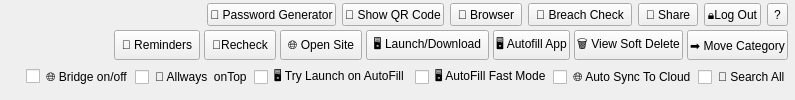
         <widget class="QWidget" name="widget_6" native="true">
          <property name="sizePolicy">
           <sizepolicy hsizetype="Preferred" vsizetype="Preferred">
            <horstretch>0</horstretch>
            <verstretch>0</verstretch>
           </sizepolicy>
          </property>
          <layout class="QHBoxLayout" name="horizontalLayout_3">
           <property name="spacing">
            <number>5</number>
           </property>
           <property name="leftMargin">
            <number>9</number>
           </property>
           <property name="topMargin">
            <number>1</number>
           </property>
           <property name="rightMargin">
            <number>4</number>
           </property>
           <property name="bottomMargin">
            <number>1</number>
           </property>
           <item>
            <widget class="QLabel" name="profilePicLabel1">
             <property name="sizePolicy">
              <sizepolicy hsizetype="Fixed" vsizetype="Fixed">
               <horstretch>0</horstretch>
               <verstretch>0</verstretch>
              </sizepolicy>
             </property>
             <property name="maximumSize">
              <size>
               <width>80</width>
               <height>80</height>
              </size>
             </property>
             <property name="styleSheet">
              <string notr="true">border: none;
border-radius: 40px;</string>
             </property>
             <property name="text">
              <string/>
             </property>
            </widget>
           </item>
           <item alignment="Qt::AlignRight|Qt::AlignTop">
            <widget class="QWidget" name="widget_4" native="true">
             <property name="sizePolicy">
              <sizepolicy hsizetype="Preferred" vsizetype="Preferred">
               <horstretch>0</horstretch>
               <verstretch>0</verstretch>
              </sizepolicy>
             </property>
             <property name="acceptDrops">
              <bool>false</bool>
             </property>
             <layout class="QVBoxLayout" name="verticalLayout_3">
              <property name="spacing">
               <number>2</number>
              </property>
              <property name="leftMargin">
               <number>1</number>
              </property>
              <property name="topMargin">
               <number>1</number>
              </property>
              <property name="rightMargin">
               <number>1</number>
              </property>
              <property name="bottomMargin">
               <number>1</number>
              </property>
              <item alignment="Qt::AlignRight">
               <widget class="QWidget" name="widget_11" native="true">
                <property name="sizePolicy">
                 <sizepolicy hsizetype="Preferred" vsizetype="Preferred">
                  <horstretch>0</horstretch>
                  <verstretch>0</verstretch>
                 </sizepolicy>
                </property>
                <layout class="QHBoxLayout" name="horizontalLayout_10">
                 <property name="leftMargin">
                  <number>2</number>
                 </property>
                 <property name="topMargin">
                  <number>1</number>
                 </property>
                 <property name="rightMargin">
                  <number>2</number>
                 </property>
                 <property name="bottomMargin">
                  <number>1</number>
                 </property>
                 <item>
                  <widget class="QPushButton" name="password_generator">
                   <property name="sizePolicy">
                    <sizepolicy hsizetype="Minimum" vsizetype="Minimum">
                     <horstretch>0</horstretch>
                     <verstretch>0</verstretch>
                    </sizepolicy>
                   </property>
                   <property name="minimumSize">
                    <size>
                     <width>0</width>
                     <height>20</height>
                    </size>
                   </property>
                   <property name="styleSheet">
                    <string notr="true">padding:2;</string>
                   </property>
                   <property name="text">
                    <string>🔐 Password Generator</string>
                   </property>
                  </widget>
                 </item>
                 <item>
                  <widget class="QPushButton" name="qrshow_">
                   <property name="sizePolicy">
                    <sizepolicy hsizetype="Preferred" vsizetype="Preferred">
                     <horstretch>0</horstretch>
                     <verstretch>0</verstretch>
                    </sizepolicy>
                   </property>
                   <property name="minimumSize">
                    <size>
                     <width>0</width>
                     <height>20</height>
                    </size>
                   </property>
                   <property name="toolTip">
                    <string>This Uses https://haveibeenpwned.com/ to check your email </string>
                   </property>
                   <property name="styleSheet">
                    <string notr="true">padding:2;</string>
                   </property>
                   <property name="text">
                    <string>🔳 Show QR Code</string>
                   </property>
                  </widget>
                 </item>
                 <item>
                  <widget class="QToolButton" name="bowser_btn">
                   <property name="sizePolicy">
                    <sizepolicy hsizetype="Preferred" vsizetype="Preferred">
                     <horstretch>0</horstretch>
                     <verstretch>0</verstretch>
                    </sizepolicy>
                   </property>
                   <property name="minimumSize">
                    <size>
                     <width>0</width>
                     <height>20</height>
                    </size>
                   </property>
                   <property name="acceptDrops">
                    <bool>false</bool>
                   </property>
                   <property name="styleSheet">
                    <string notr="true">padding:2;</string>
                   </property>
                   <property name="inputMethodHints">
                    <set>Qt::ImhNone</set>
                   </property>
                   <property name="text">
                    <string>🔗 Browser</string>
                   </property>
                   <property name="popupMode">
                    <enum>QToolButton::DelayedPopup</enum>
                   </property>
                   <property name="toolButtonStyle">
                    <enum>Qt::ToolButtonIconOnly</enum>
                   </property>
                   <property name="autoRaise">
                    <bool>false</bool>
                   </property>
                   <property name="arrowType">
                    <enum>Qt::NoArrow</enum>
                   </property>
                  </widget>
                 </item>
                 <item>
                  <widget class="QToolButton" name="breach_check_">
                   <property name="sizePolicy">
                    <sizepolicy hsizetype="Preferred" vsizetype="Preferred">
                     <horstretch>0</horstretch>
                     <verstretch>0</verstretch>
                    </sizepolicy>
                   </property>
                   <property name="minimumSize">
                    <size>
                     <width>0</width>
                     <height>20</height>
                    </size>
                   </property>
                   <property name="acceptDrops">
                    <bool>false</bool>
                   </property>
                   <property name="styleSheet">
                    <string notr="true">padding:2;</string>
                   </property>
                   <property name="inputMethodHints">
                    <set>Qt::ImhNone</set>
                   </property>
                   <property name="text">
                    <string>🔐 Breach Check</string>
                   </property>
                   <property name="popupMode">
                    <enum>QToolButton::DelayedPopup</enum>
                   </property>
                   <property name="toolButtonStyle">
                    <enum>Qt::ToolButtonIconOnly</enum>
                   </property>
                   <property name="autoRaise">
                    <bool>false</bool>
                   </property>
                   <property name="arrowType">
                    <enum>Qt::NoArrow</enum>
                   </property>
                  </widget>
                 </item>
                 <item alignment="Qt::AlignRight">
                  <widget class="QToolButton" name="share_">
                   <property name="sizePolicy">
                    <sizepolicy hsizetype="Preferred" vsizetype="Preferred">
                     <horstretch>0</horstretch>
                     <verstretch>0</verstretch>
                    </sizepolicy>
                   </property>
                   <property name="minimumSize">
                    <size>
                     <width>0</width>
                     <height>20</height>
                    </size>
                   </property>
                   <property name="acceptDrops">
                    <bool>false</bool>
                   </property>
                   <property name="styleSheet">
                    <string notr="true">padding:2;</string>
                   </property>
                   <property name="inputMethodHints">
                    <set>Qt::ImhNone</set>
                   </property>
                   <property name="text">
                    <string>📌 Share</string>
                   </property>
                   <property name="popupMode">
                    <enum>QToolButton::DelayedPopup</enum>
                   </property>
                   <property name="toolButtonStyle">
                    <enum>Qt::ToolButtonIconOnly</enum>
                   </property>
                   <property name="autoRaise">
                    <bool>false</bool>
                   </property>
                   <property name="arrowType">
                    <enum>Qt::NoArrow</enum>
                   </property>
                  </widget>
                 </item>
                 <item alignment="Qt::AlignRight">
                  <widget class="QPushButton" name="logoutButton">
                   <property name="sizePolicy">
                    <sizepolicy hsizetype="Minimum" vsizetype="Minimum">
                     <horstretch>0</horstretch>
                     <verstretch>0</verstretch>
                    </sizepolicy>
                   </property>
                   <property name="minimumSize">
                    <size>
                     <width>0</width>
                     <height>20</height>
                    </size>
                   </property>
                   <property name="styleSheet">
                    <string notr="true">padding:2;</string>
                   </property>
                   <property name="text">
                    <string>🔒Log Out</string>
                   </property>
                  </widget>
                 </item>
                 <item>
                  <widget class="QToolButton" name="bowser_btn_2">
                   <property name="sizePolicy">
                    <sizepolicy hsizetype="Preferred" vsizetype="Preferred">
                     <horstretch>0</horstretch>
                     <verstretch>0</verstretch>
                    </sizepolicy>
                   </property>
                   <property name="acceptDrops">
                    <bool>false</bool>
                   </property>
                   <property name="toolTip">
                    <string>Show a quick tour for this page</string>
                   </property>
                   <property name="inputMethodHints">
                    <set>Qt::ImhNone</set>
                   </property>
                   <property name="text">
                    <string>?</string>
                   </property>
                   <property name="popupMode">
                    <enum>QToolButton::DelayedPopup</enum>
                   </property>
                   <property name="toolButtonStyle">
                    <enum>Qt::ToolButtonIconOnly</enum>
                   </property>
                   <property name="autoRaise">
                    <bool>false</bool>
                   </property>
                   <property name="arrowType">
                    <enum>Qt::NoArrow</enum>
                   </property>
                  </widget>
                 </item>
                </layout>
               </widget>
              </item>
              <item alignment="Qt::AlignRight">
               <widget class="QWidget" name="widget_21" native="true">
                <property name="sizePolicy">
                 <sizepolicy hsizetype="Preferred" vsizetype="Preferred">
                  <horstretch>0</horstretch>
                  <verstretch>0</verstretch>
                 </sizepolicy>
                </property>
                <layout class="QHBoxLayout" name="horizontalLayout_20">
                 <property name="spacing">
                  <number>4</number>
                 </property>
                 <property name="leftMargin">
                  <number>2</number>
                 </property>
                 <property name="topMargin">
                  <number>1</number>
                 </property>
                 <property name="rightMargin">
                  <number>2</number>
                 </property>
                 <property name="bottomMargin">
                  <number>1</number>
                 </property>
                 <item>
                  <widget class="QLabel" name="vault_connected_">
                   <property name="text">
                    <string/>
                   </property>
                  </widget>
                 </item>
                 <item>
                  <widget class="QToolButton" name="reminder_btn">
                   <property name="sizePolicy">
                    <sizepolicy hsizetype="Preferred" vsizetype="Preferred">
                     <horstretch>0</horstretch>
                     <verstretch>0</verstretch>
                    </sizepolicy>
                   </property>
                   <property name="minimumSize">
                    <size>
                     <width>0</width>
                     <height>20</height>
                    </size>
                   </property>
                   <property name="acceptDrops">
                    <bool>false</bool>
                   </property>
                   <property name="styleSheet">
                    <string notr="true">padding:2;</string>
                   </property>
                   <property name="inputMethodHints">
                    <set>Qt::ImhNone</set>
                   </property>
                   <property name="text">
                    <string>🔔 Reminders</string>
                   </property>
                   <property name="popupMode">
                    <enum>QToolButton::DelayedPopup</enum>
                   </property>
                   <property name="toolButtonStyle">
                    <enum>Qt::ToolButtonIconOnly</enum>
                   </property>
                   <property name="autoRaise">
                    <bool>false</bool>
                   </property>
                   <property name="arrowType">
                    <enum>Qt::NoArrow</enum>
                   </property>
                  </widget>
                 </item>
                 <item>
                  <widget class="QToolButton" name="recheck_btn">
                   <property name="sizePolicy">
                    <sizepolicy hsizetype="Preferred" vsizetype="Preferred">
                     <horstretch>0</horstretch>
                     <verstretch>0</verstretch>
                    </sizepolicy>
                   </property>
                   <property name="minimumSize">
                    <size>
                     <width>0</width>
                     <height>20</height>
                    </size>
                   </property>
                   <property name="acceptDrops">
                    <bool>false</bool>
                   </property>
                   <property name="toolTip">
                    <string>Recheck Reminders and Watchtower</string>
                   </property>
                   <property name="styleSheet">
                    <string notr="true">padding:2;</string>
                   </property>
                   <property name="inputMethodHints">
                    <set>Qt::ImhNone</set>
                   </property>
                   <property name="text">
                    <string>🔔Recheck</string>
                   </property>
                   <property name="popupMode">
                    <enum>QToolButton::DelayedPopup</enum>
                   </property>
                   <property name="toolButtonStyle">
                    <enum>Qt::ToolButtonIconOnly</enum>
                   </property>
                   <property name="autoRaise">
                    <bool>false</bool>
                   </property>
                   <property name="arrowType">
                    <enum>Qt::NoArrow</enum>
                   </property>
                  </widget>
                 </item>
                 <item>
                  <widget class="QToolButton" name="openSite">
                   <property name="sizePolicy">
                    <sizepolicy hsizetype="Preferred" vsizetype="Preferred">
                     <horstretch>0</horstretch>
                     <verstretch>0</verstretch>
                    </sizepolicy>
                   </property>
                   <property name="minimumSize">
                    <size>
                     <width>0</width>
                     <height>20</height>
                    </size>
                   </property>
                   <property name="acceptDrops">
                    <bool>false</bool>
                   </property>
                   <property name="styleSheet">
                    <string notr="true">padding:2;</string>
                   </property>
                   <property name="inputMethodHints">
                    <set>Qt::ImhNone</set>
                   </property>
                   <property name="text">
                    <string>🌐 Open Site</string>
                   </property>
                   <property name="popupMode">
                    <enum>QToolButton::DelayedPopup</enum>
                   </property>
                   <property name="toolButtonStyle">
                    <enum>Qt::ToolButtonIconOnly</enum>
                   </property>
                   <property name="autoRaise">
                    <bool>false</bool>
                   </property>
                   <property name="arrowType">
                    <enum>Qt::NoArrow</enum>
                   </property>
                  </widget>
                 </item>
                 <item>
                  <widget class="QToolButton" name="launch_download">
                   <property name="sizePolicy">
                    <sizepolicy hsizetype="Preferred" vsizetype="Preferred">
                     <horstretch>0</horstretch>
                     <verstretch>0</verstretch>
                    </sizepolicy>
                   </property>
                   <property name="minimumSize">
                    <size>
                     <width>0</width>
                     <height>20</height>
                    </size>
                   </property>
                   <property name="acceptDrops">
                    <bool>false</bool>
                   </property>
                   <property name="styleSheet">
                    <string notr="true">padding:2;</string>
                   </property>
                   <property name="inputMethodHints">
                    <set>Qt::ImhNone</set>
                   </property>
                   <property name="text">
                    <string>🖥️ Launch/Download</string>
                   </property>
                   <property name="popupMode">
                    <enum>QToolButton::DelayedPopup</enum>
                   </property>
                   <property name="toolButtonStyle">
                    <enum>Qt::ToolButtonIconOnly</enum>
                   </property>
                   <property name="autoRaise">
                    <bool>false</bool>
                   </property>
                   <property name="arrowType">
                    <enum>Qt::NoArrow</enum>
                   </property>
                  </widget>
                 </item>
                 <item>
                  <widget class="QPushButton" name="autofill_app">
                   <property name="sizePolicy">
                    <sizepolicy hsizetype="Preferred" vsizetype="Preferred">
                     <horstretch>0</horstretch>
                     <verstretch>0</verstretch>
                    </sizepolicy>
                   </property>
                   <property name="minimumSize">
                    <size>
                     <width>0</width>
                     <height>20</height>
                    </size>
                   </property>
                   <property name="toolTip">
                    <string>    🪄 Auto-Fill App\n
    • Attempts to fill the selected desktop app’s login fields automatically.\n
    • Works with most Windows apps and launchers.\n
    ⚠️ Important:\n
    Keyquorum Vault must run with the same permission level as the target app.\n
    If the target runs as Administrator, run Keyquorum as Administrator too.</string>
                   </property>
                   <property name="styleSheet">
                    <string notr="true">padding:2;</string>
                   </property>
                   <property name="text">
                    <string>🖥️ Autofill App</string>
                   </property>
                  </widget>
                 </item>
                 <item>
                  <widget class="QPushButton" name="softdelete_">
                   <property name="sizePolicy">
                    <sizepolicy hsizetype="Preferred" vsizetype="Preferred">
                     <horstretch>0</horstretch>
                     <verstretch>0</verstretch>
                    </sizepolicy>
                   </property>
                   <property name="minimumSize">
                    <size>
                     <width>0</width>
                     <height>20</height>
                    </size>
                   </property>
                   <property name="styleSheet">
                    <string notr="true">padding:2;</string>
                   </property>
                   <property name="text">
                    <string>🗑 View Soft Delete</string>
                   </property>
                  </widget>
                 </item>
                 <item>
                  <widget class="QPushButton" name="move_category_">
                   <property name="sizePolicy">
                    <sizepolicy hsizetype="Preferred" vsizetype="Preferred">
                     <horstretch>0</horstretch>
                     <verstretch>0</verstretch>
                    </sizepolicy>
                   </property>
                   <property name="minimumSize">
                    <size>
                     <width>0</width>
                     <height>20</height>
                    </size>
                   </property>
                   <property name="toolTip">
                    <string>This Uses https://haveibeenpwned.com/ to check your email </string>
                   </property>
                   <property name="styleSheet">
                    <string notr="true">padding:2;</string>
                   </property>
                   <property name="text">
                    <string>➡ Move Category</string>
                   </property>
                  </widget>
                 </item>
                </layout>
               </widget>
              </item>
              <item>
               <widget class="QWidget" name="widget_46" native="true">
                <layout class="QHBoxLayout" name="horizontalLayout_39">
                 <property name="spacing">
                  <number>2</number>
                 </property>
                 <property name="leftMargin">
                  <number>2</number>
                 </property>
                 <property name="topMargin">
                  <number>1</number>
                 </property>
                 <property name="rightMargin">
                  <number>2</number>
                 </property>
                 <property name="bottomMargin">
                  <number>1</number>
                 </property>
                 <item>
                  <widget class="QCheckBox" name="bridgeEnableSwitch">
                   <property name="toolTip">
                    <string>🌉 Enable or disable the Keyquorum Bridge.\n
When enabled, Keyquorum opens a secure local connection (127.0.0.1 only)\n
so the browser extension or other trusted apps can auto-fill and save passwords.\n
When off, no background Bridge service is running.</string>
                   </property>
                   <property name="styleSheet">
                    <string notr="true">padding:2;</string>
                   </property>
                   <property name="text">
                    <string>🌐 Bridge on/off</string>
                   </property>
                  </widget>
                 </item>
                 <item>
                  <widget class="QCheckBox" name="ontop_">
                   <property name="sizePolicy">
                    <sizepolicy hsizetype="Preferred" vsizetype="Preferred">
                     <horstretch>0</horstretch>
                     <verstretch>0</verstretch>
                    </sizepolicy>
                   </property>
                   <property name="maximumSize">
                    <size>
                     <width>16777215</width>
                     <height>16777215</height>
                    </size>
                   </property>
                   <property name="toolTip">
                    <string>Keep Keyquorum above other windows</string>
                   </property>
                   <property name="styleSheet">
                    <string notr="true">padding:2;</string>
                   </property>
                   <property name="text">
                    <string>📌 Allways  onTop</string>
                   </property>
                  </widget>
                 </item>
                 <item>
                  <widget class="QCheckBox" name="launchBeforeAutofillCheck">
                   <property name="sizePolicy">
                    <sizepolicy hsizetype="Preferred" vsizetype="Preferred">
                     <horstretch>0</horstretch>
                     <verstretch>0</verstretch>
                    </sizepolicy>
                   </property>
                   <property name="toolTip">
                    <string>🚀 Try to automatically launch the target app or site before filling.\n
When enabled, Keyquorum will attempt to open the matching desktop app 
or website (e.g., Steam, Discord, Battle.net) and then auto-fill your credentials.\n
When off, it only fills into a window you already have open.</string>
                   </property>
                   <property name="styleSheet">
                    <string notr="true">padding:2;</string>
                   </property>
                   <property name="text">
                    <string>🖥️ Try Launch on AutoFill </string>
                   </property>
                  </widget>
                 </item>
                 <item>
                  <widget class="QCheckBox" name="fast_mode">
                   <property name="sizePolicy">
                    <sizepolicy hsizetype="Preferred" vsizetype="Preferred">
                     <horstretch>0</horstretch>
                     <verstretch>0</verstretch>
                    </sizepolicy>
                   </property>
                   <property name="toolTip">
                    <string> ⚡ AutoFill Fast Mode
• Tries to type your credentials instantly using SendKeys when it’s safe.
• Much quicker than the standard UI-Automation scan. 
• Works best when the login window is already in focus.
💡 Tip: If it fails to fill or misses a field, turn this off to use the safer UIA mode instead.</string>
                   </property>
                   <property name="styleSheet">
                    <string notr="true">padding:2;</string>
                   </property>
                   <property name="text">
                    <string>🖥️ AutoFill Fast Mode</string>
                   </property>
                  </widget>
                 </item>
                 <item>
                  <widget class="QCheckBox" name="autosync_">
                   <property name="sizePolicy">
                    <sizepolicy hsizetype="Preferred" vsizetype="Preferred">
                     <horstretch>0</horstretch>
                     <verstretch>0</verstretch>
                    </sizepolicy>
                   </property>
                   <property name="maximumSize">
                    <size>
                     <width>16777215</width>
                     <height>16777215</height>
                    </size>
                   </property>
                   <property name="toolTip">
                    <string>&lt;html&gt;&lt;head/&gt;&lt;body&gt;&lt;p&gt;&lt;span style=&quot; font-weight:600;&quot;&gt;Keep your vault in sync automatically while logged in.&lt;/span&gt;&lt;br/&gt;When enabled, Keyquorum will upload changes to your bound sync location whenever entries are added, edited, or deleted.&lt;br/&gt;For security, this option resets each time you log in — you’ll need to re-enable it for the current session.&lt;/p&gt;&lt;/body&gt;&lt;/html&gt;</string>
                   </property>
                   <property name="styleSheet">
                    <string notr="true">padding:2;</string>
                   </property>
                   <property name="text">
                    <string>🌐 Auto Sync To Cloud</string>
                   </property>
                  </widget>
                 </item>
                 <item>
                  <widget class="QCheckBox" name="search_all_">
                   <property name="sizePolicy">
                    <sizepolicy hsizetype="Preferred" vsizetype="Preferred">
                     <horstretch>0</horstretch>
                     <verstretch>0</verstretch>
                    </sizepolicy>
                   </property>
                   <property name="toolTip">
                    <string>🔎 Search all vault entries across every category.\n
When enabled, press Enter to perform a full-vault search.\n
When off, typing filters only the current category instantly.</string>
                   </property>
                   <property name="styleSheet">
                    <string notr="true">padding:2;</string>
                   </property>
                   <property name="text">
                    <string>🔎 Search All</string>
                   </property>
                  </widget>
                 </item>
                </layout>
               </widget>
              </item>
              <item>
               <widget class="QWidget" name="widget_43" native="true">
                <layout class="QHBoxLayout" name="horizontalLayout_38">
                 <property name="leftMargin">
                  <number>2</number>
                 </property>
                 <property name="topMargin">
                  <number>1</number>
                 </property>
                 <property name="rightMargin">
                  <number>2</number>
                 </property>
                 <property name="bottomMargin">
                  <number>1</number>
                 </property>
                </layout>
               </widget>
              </item>
             </layout>
            </widget>
           </item>
          </layout>
         </widget>
